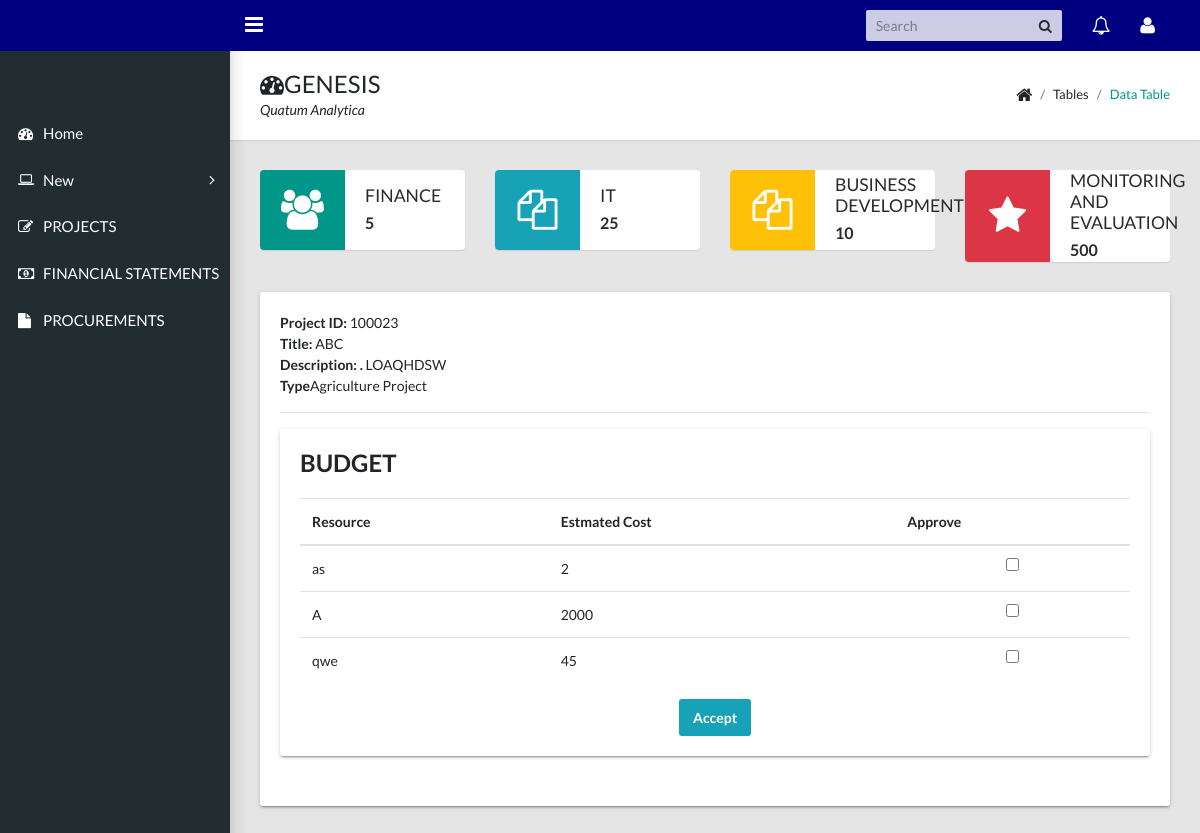
The app's page /docs/Support.php with its own data.
### tables this page shows
CREATE TABLE `projects_budgets` (
  `Budget_id` int(11) NOT NULL,
  `Project_id` int(11) DEFAULT NULL,
  `Resource` varchar(255) DEFAULT NULL,
  `Estimated_cost` double DEFAULT NULL,
  `Status` varchar(20) NOT NULL,
  `Created` timestamp NOT NULL DEFAULT CURRENT_TIMESTAMP,
  `Updated` datetime NOT NULL
);

### docs/Support.php (the view, shortened to what this page needs)
<?php
  require 'dbh/dbh.php';
?>
<!DOCTYPE html>
<html lang="en">
  <head>
    <link rel="stylesheet" type="text/css" href="css/main.css">
    <link rel="stylesheet" type="text/css" href="css/font-awesome.min.css">
  </head>
  <body class="app sidebar-mini rtl">
    <header class="app-header"><a class="app-header__logo" href="Admin.php">GENESIS</a>
      <a class="app-sidebar__toggle" href="#" data-toggle="sidebar" aria-label="Hide Sidebar"></a>
      <ul class="app-nav">
        <li class="app-search">
          <input class="app-search__input" type="search" placeholder="Search">
          <button class="app-search__button"><i class="fa fa-search"></i></button>
        </li>
        <li class="dropdown"><a class="app-nav__item" href="#" data-toggle="dropdown" aria-label="Show notifications"><i class="fa fa-bell-o fa-lg"></i></a>
        </li>
        <li class="dropdown"><a class="app-nav__item" href="#" data-toggle="dropdown" aria-label="Open Profile Menu"><i class="fa fa-user fa-lg"></i></a>
        </li>
      </ul>
    </header>
    <aside class="app-sidebar">
      <div class="app-sidebar__user">
      </div>
      <ul class="app-menu">
        <li><a class="app-menu__item" href="Support.php"><i class="app-menu__icon fa fa-dashboard"></i><span class="app-menu__label">Home</span></a></li>
        <li class="treeview"><a class="app-menu__item" href="#" data-toggle="treeview"><i class="app-menu__icon fa fa-laptop"></i><span class="app-menu__label">New</span><i class="treeview-indicator fa fa-angle-right"></i></a>
        </li>
        <li><a class="app-menu__item" href="#"><i class="app-menu__icon fa fa-edit"></i><span class="app-menu__label">PROJECTS</span></a></li>
        <li><a class="app-menu__item" href="#"><i class="app-menu__icon fa fa-money"></i><span class="app-menu__label">FINANCIAL STATEMENTS</span></a></li>
        <li><a class="app-menu__item" href="#"><i class="app-menu__icon fa fa-file"></i><span class="app-menu__label">PROCUREMENTS</span></a></li>
      </ul>
    </aside>
    <main class="app-content">
      <div class="app-title">
        <div>
          <h1><i class="fa fa-dashboard"></i>GENESIS</h1>
          <p>Quatum Analytica</p>
        </div>
        <ul class="app-breadcrumb breadcrumb side">
          <li class="breadcrumb-item"><i class="fa fa-home fa-lg"></i></li>
          <li class="breadcrumb-item">Tables</li>
          <li class="breadcrumb-item active"><a href="#">Data Table</a></li>
        </ul>
      </div>
      <div class="row">
            <div class="col-md-6 col-lg-3">
              <div class="widget-small primary coloured-icon"><i class="icon fa fa-users fa-3x"></i>
                <div class="info">
                  <h4>FINANCE</h4></h4>
                  <p><b>5</b></p>
                </div>
              </div>
            </div>
            <div class="col-md-6 col-lg-3">
              <div class="widget-small info coloured-icon"><i class="icon fa fa-files-o fa-3x"></i>
                <div class="info">
                  <h4>IT</h4>
                  <p><b>25</b></p>
                </div>
              </div>
            </div>
            <div class="col-md-6 col-lg-3">
              <div class="widget-small warning coloured-icon"><i class="icon fa fa-files-o fa-3x"></i>
                <div class="info">
                  <h4>BUSINESS DEVELOPMENT</h4>
                  <p><b>10</b></p>
                </div>
              </div>
            </div>
            <div class="col-md-6 col-lg-3">
              <div class="widget-small danger coloured-icon"><i class="icon fa fa-star fa-3x"></i>
                <div class="info">
                  <h4>Monitoring and Evaluation</h4>
                  <p><b>500</b></p>
                </div>
              </div>
            </div>
          </div>
          <div class="row">
            <div class="col-md-12">
              <div class="tile">
                <div class="tile-body">
                  <?php
                  $sql = "SELECT DISTINCT REF_NUM,Title,Description,Type FROM Projects,Projects_budgets WHERE projects.Project_id = projects_budgets.Project_id AND Status = 'PENDING'";
                  $result = mysqli_query($Conn,$sql);
                  $confirm = mysqli_num_rows($result);
                  if($confirm > 0)
                  {
                    while($row = mysqli_fetch_assoc($result))
                    {
                      echo
                      "<b>"."Project ID: "."</b>".$row['REF_NUM']."<BR>".
                      "<b>"."Title: "."</b>".$row['Title']."<BR>".
                      "<b>"."Description: ".".</b>".$row['Description']."<BR>".
                      "<b>"."Type"."</b>".$row['Type']."<hr>";
                      echo
                      "<div class='row'>".
                      "<div class='col-md-12'>".
                      "<div class='tile'>".
                        "<h3 class='tile-title'>"."BUDGET"."</h3>".
                        "<form method = 'POST' action = 'php/approve.php'>".
                        "<table class='table table-hover'>".
                          "<thead>".
                            "<tr>".
                              "<th>"."Resource"."</th>".
                              "<th>"."Estmated Cost"."</th>".
                              "<th>"."Approve"."</th>".
                            "</tr>".
                          "</thead>".
                          "<tbody>";
                            $sql1 = "SELECT projects.Project_id,Budget_id,Resource,Estimated_cost FROM projects,projects_budgets WHERE projects.Project_id = projects_budgets.Project_id AND Status = 'PENDING'";
                            $result1 = mysqli_query($Conn,$sql1);
                            $confirm1 = mysqli_num_rows($result1);
                            if($confirm1 > 0)
                            {
                              $i = 0;
                              while($row1 = mysqli_fetch_assoc($result1))
                              {
                                $name = "name".$i;
                                $value = $row1['Budget_id'];
                                echo
                                "<tr>".
                                  "<td>".$row1['Resource']."</td>".
                                  "<td>".$row1['Estimated_cost']."</td>".
                                  "<td>"."<input type = 'checkbox' class = 'form-control' name = '$name' value = $value>"."</td>".
                                "</tr>";
                                $i = $i + 1;
                              }
                            }
                            echo
                          "</tbody>".
                        "</table>"."<center>".
                        "<button type = 'submit' class = 'btn btn-info'>"."Accept"."</button>".
                        "</center>".
                        "</form>".
                      "</div>".
                    "</div>".
                    "</div>";
                    }
                  }
                  ?>
                </div>
              </div>
            </div>
          </div>
    </main>
  </body>
</html>

### records on screen
projects_budgets: Resource "as", Estimated_cost "2"
projects_budgets: Resource "A", Estimated_cost "2000"
projects_budgets: Resource "qwe", Estimated_cost "45"

### other values on screen
$row['REF_NUM'] "100023"
$row['Title'] "ABC"
$row['Description'] "LOAQHDSW"
$row['Type'] "Agriculture Project"
